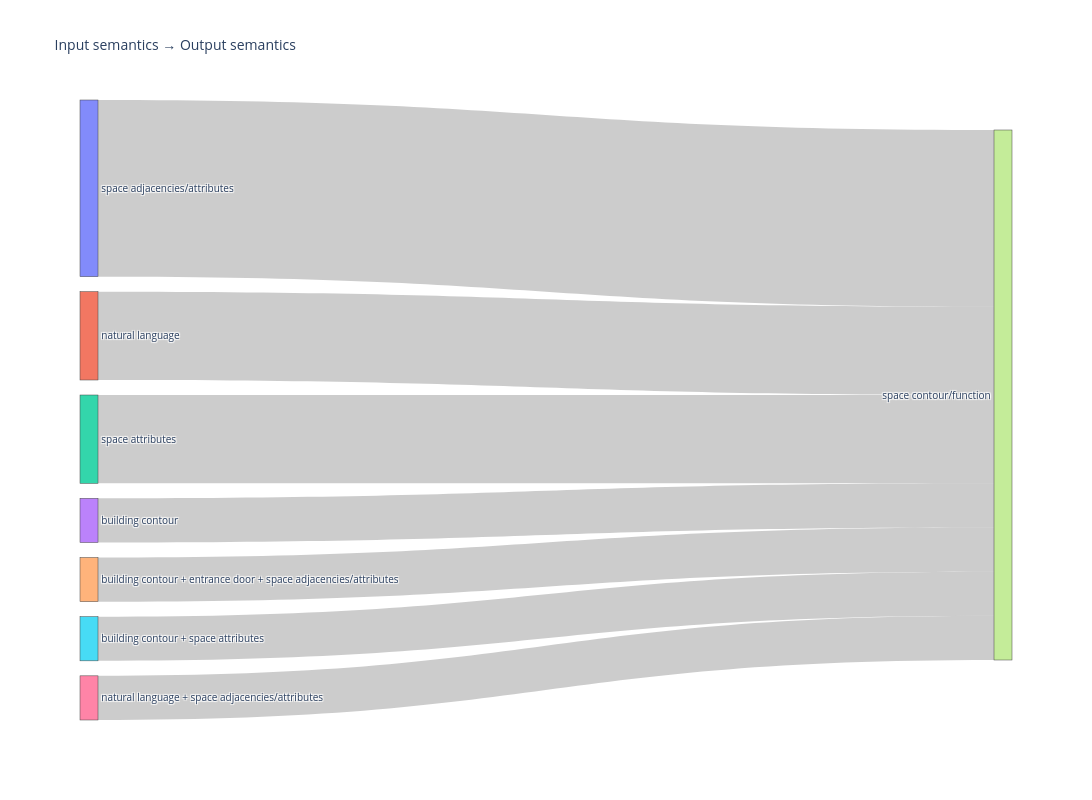

The notebook cell this image was saved under:
### Code cell
df_cooc_2 = df_cooc[df_cooc["output_semantics"] == "space contour/function"] 

sources = df_cooc_2["input_semantics"].astype(str)
targets = df_cooc_2["output_semantics"].astype(str)
values = df_cooc_2["Count"]

# Create unique node list
nodes = pd.Index(pd.concat([sources, targets]).unique())

# Map labels to numeric IDs
source_ids = sources.map(nodes.get_loc)
target_ids = targets.map(nodes.get_loc)

fig = go.Figure(data=[go.Sankey(
    node=dict(
        label=nodes.tolist(),
        pad=15,
        thickness=18
    ),
    link=dict(
        source=source_ids,
        target=target_ids,
        value=values
    )
)])

fig.update_layout(
     title_text="Input semantics → Output semantics",
    font_size=10,
    width=1200,
    height=800
)

### Figure 1 — Plotly figure (JSON) as saved in the notebook; plotly's stock layout.template omitted (floating-point values rounded to 4 significant figures)
{"data": [{"link": {"source": [0, 1, 2, 3, 4, 5, 6], "target": [7, 7, 7, 7, 7, 7, 7], "value": [4, 2, 2, 1, 1, 1, 1]}, "node": {"label": ["space adjacencies/attributes", "natural language", "space attributes", "building contour", "building contour + entrance door + space adjacencies/attributes", "building contour + space attributes", "natural language + space adjacencies/attributes", "space contour/function"], "pad": 15, "thickness": 18}, "type": "sankey"}], "layout": {"font": {"size": 10}, "height": 800, "title": {"text": "Input semantics → Output semantics"}, "width": 1200}}
